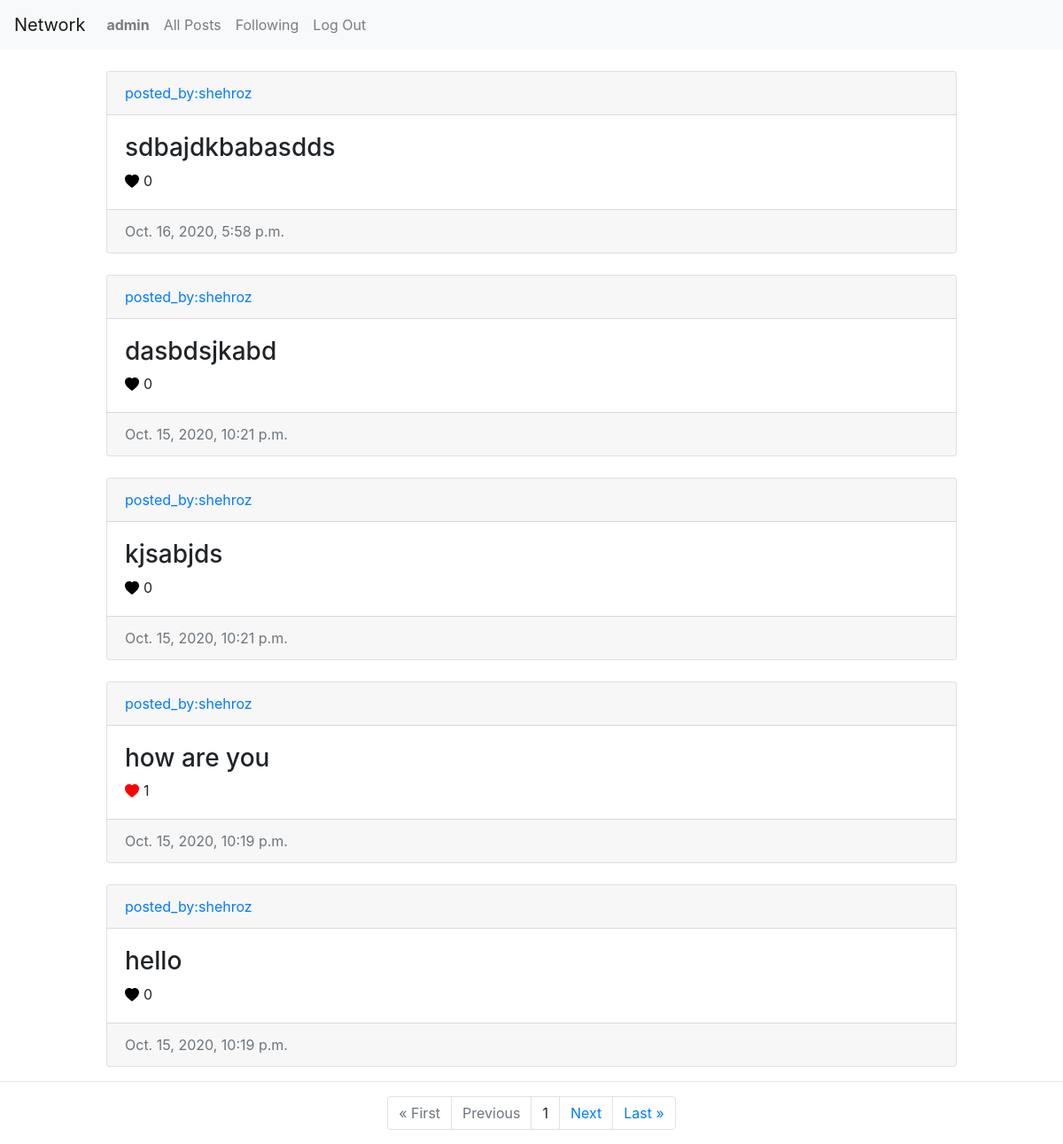
Page /followings_posts (signed in) on the committed database.
### network/models.py (models this page shows, shortened)
class User(AbstractUser):
    pass

class Post(models.Model):
    user = models.ForeignKey(User,on_delete=models.CASCADE,related_name="posted_user")
    text = models.CharField(max_length=1000)
    timestamp = models.DateTimeField(auto_now_add=True)
    likes = models.ManyToManyField(User,related_name="likes",null=True)

### network/views.py (the view)
# urls.py: path('followings_posts',views.followings_posts,name='followings_posts'),
def followings_posts(request):
    try:
        follows = Follow.objects.filter(followers=request.user)
    except ObjectDoesNotExist:
        return render(request, "network/following_users.html")
    posts = Post.objects.all().order_by('id').reverse()
    posted = []
    for p in posts:
        for follower in follows:
            if follower.following == p.user:
                posted.append(p)
    paginator = Paginator(posted, 5)
    page_number = request.GET.get('page')
    page_obj = paginator.get_page(page_number)
    return render(request, "network/following_user.html", {'page_obj': page_obj})

### network/templates/network/following_user.html (shortened to what this page needs)
{% extends 'network/layout.html'%}
{% load static %}
{% block body %}
{% if page_obj %}
{% for post in page_obj %}
<div class="card mt-4" style="margin-left:10%; margin-right:10%;">
  <div class="card-header" style="text-align: left;">
    <a href="{% url 'spec_profile' post.user.username %}">posted_by:{{post.user.username}}</a>
  </div>
  <div class="card-body">
    <h3>{{post.text}}</h3>
    <div class="svg_icon_{{post.id}}" id={{post.id}} value={{post.id}}>
    <svg width="1em" height="1em" id={{post.id}} viewBox="0 0 16 16" class="bi bi-heart-fill" fill="{% if request.user in post.likes.all %}
          red
          {% else %}
          black
          {% endif %}" xmlns="http://www.w3.org/2000/svg">
      <path fill-rule="evenodd" d="M8 1.314C12.438-3.248 23.534 4.735 8 15-7.534 4.736 3.562-3.248 8 1.314z" />
    </svg>
    </div>
    <div class="post_likes_count_{{post.id}}">{{post.likes.count}}</div>
  </div>
  <div class="card-footer text-muted " style="text-align: left;">
    {{post.timestamp}}
  </div>
</div>
{% endfor %}
{% else %}
<div class="alert alert-primary mt-5 ml-4 mr-4" style="align-text:center;" role="alert">
  No Posts Available
</div>
{% endif %}
<hr>
<div class="container">
  <ul class="pagination justify-content-center">
    {% if page_obj.has_previous %}
    <li class="page-item"><a href="?page=1" class="page-link">&laquo; First</a></li>
    <li class="page-item"><a href="?page={{ page_obj.previous_page_number }}" class="page-link">Previous</a></li>
    {% else %}
    <li class="page-item disabled"><a class="page-link">&laquo; First</a></li>
    <li class="page-item disabled"><a class="page-link">Previous</a></li>
    {% endif %}
    {% if page_obj.number %}
    <li class="page-item"><a class="page-link">{{ page_obj.number }}</a></li>
    {% else %}
    <li class="page-item"><a class="page-link">0</a></li>
    {% endif %}
    {% if page_obj.has_next %}
    <li class="page-item"><a href="?page={{ page_obj.next_page_number }}" class="page-link">Next</a></li>
    <li class="page-item"><a href="?page={{ page_obj.paginator.num_pages }}" class="page-link">Last &raquo;</a></li>
    {% else %}
    <li class="page-item disabled"><a class="page-link">Next</a></li>
    <li class="page-item disabled"><a class="page-link">Last &raquo;</a></li>
    {% endif %}
  </ul>
</div>
{% endblock %}

### network/templates/network/layout.html (shortened to what this page needs)
{% load static %}
<!DOCTYPE html>
<html lang="en">
<head>
    <link rel="stylesheet" href="https://stackpath.bootstrapcdn.com/bootstrap/4.4.1/css/bootstrap.min.css"
>
    <link href="{% static 'network/styles.css' %}" rel="stylesheet">
</head>
<body>
    <nav class="navbar navbar-expand-lg navbar-light bg-light">
        <a class="navbar-brand" href="{% url 'index' %}">Network</a>
        <div>
            <ul class="navbar-nav mr-auto">
                {% if user.is_authenticated %}
                <li class="nav-item">
                    <a class="nav-link" href="{% url 'user_profile' %}"><strong>{{ user.username }}</strong></a>
                </li>
                {% endif %}
                <li class="nav-item">
                    <a class="nav-link " id="all-posts" href="{% url 'all_posts' %}">All Posts</a>
                </li>
                {% if user.is_authenticated %}
                <li class="nav-item">
                    <a class="nav-link following_btn" href="{% url 'followings_posts' %}">Following</a>
                </li>
                <li class="nav-item">
                    <a class="nav-link" href="{% url 'logout' %}">Log Out</a>
                </li>
                {% endif %}
            </ul>
        </div>
    </nav>
    <div class="body">
        {% block body %}
        {% endblock %}
    </div>
</body>
</html>

### network/templates/network/layout.html (style rules this page uses)
svg { float:left; margin-top:5px; margin-right:5px; color:red; }

### rows in the picture
User: username "admin"
Post: user.username "shehroz", text "sdbajdkbabasdds", likes.count "0", timestamp "Oct. 16, 2020, 5:58 p.m."
Post: user.username "shehroz", text "dasbdsjkabd", likes.count "0", timestamp "Oct. 15, 2020, 10:21 p.m."
Post: user.username "shehroz", text "kjsabjds", likes.count "0", timestamp "Oct. 15, 2020, 10:21 p.m."
Post: user.username "shehroz", text "how are you", likes.count "1", timestamp "Oct. 15, 2020, 10:19 p.m."
Post: user.username "shehroz", text "hello", likes.count "0", timestamp "Oct. 15, 2020, 10:19 p.m."

### other values in the picture
{{ page_obj.number }} "1"
